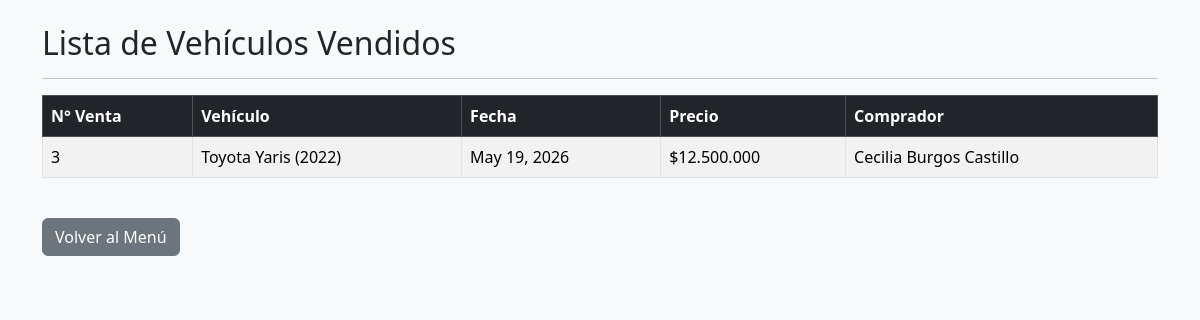
Screenshot of /listar_vehiculos_vendidos/ (signed in) with the database file from the repository.
### appgestion/models.py (models this page shows, shortened)
class VehiculoVendido(models.Model):
    id_venta = models.AutoField(primary_key=True)
    vehiculo = models.ForeignKey(Vehiculo, on_delete=models.CASCADE)
    fecha_venta = models.DateField()
    precio_venta = models.DecimalField(max_digits=10, decimal_places=2)
    comprador = models.CharField(max_length=150)
    def precio_formateado(self):
        try:
            val = str(self.precio_venta).split('.')[0].replace('.', '')
            return f"{int(val):,}".replace(",", ".")
        except:
            return self.precio_venta

class Vehiculo(models.Model):
    id_vehiculo = models.AutoField(primary_key=True)
    marca = models.CharField(max_length=50)
    modelo = models.CharField(max_length=50)
    anio = models.IntegerField()
    cliente = models.ForeignKey(Cliente, on_delete=models.CASCADE)

### appgestion/views.py (the view)
# urls.py: path('listar_vehiculos_vendidos/', listar_vehiculos_vendidos, name='listar_vehiculos_vendidos'),
def listar_vehiculos_vendidos(request):
    if "usuario_nombre" not in request.session:
        return redirect("login")
    ventas = VehiculoVendido.objects.select_related("vehiculo", "vehiculo__cliente").all()
    return render(request, "appgestion/listar_vehiculos_vendidos.html", {"ventas": ventas})

### appgestion/templates/appgestion/listar_vehiculos_vendidos.html (shortened to what this page needs)
<!DOCTYPE html>
<html lang="es">
<head>
    <link href="https://cdn.jsdelivr.net/npm/bootstrap@5.3.3/dist/css/bootstrap.min.css" rel="stylesheet">
</head>
<body class="bg-light p-4">
    <div class="container">
        <h2>Lista de Vehículos Vendidos</h2>
        <hr>
        <table class="table table-bordered table-striped bg-white">
            <thead class="table-dark">
                <tr>
                    <th>N° Venta</th>
                    <th>Vehículo</th>
                    <th>Fecha</th>
                    <th>Precio</th>
                    <th>Comprador</th>
                </tr>
            </thead>
            <tbody>
                {% for v in ventas %}
                <tr>
                    <td>{{ v.id_venta }}</td>
                    <td>{{ v.vehiculo.marca }} {{ v.vehiculo.modelo }} ({{ v.vehiculo.anio }})</td>
                    <td>{{ v.fecha_venta }}</td>
                    <td>${{ v.precio_formateado }}</td>
                    <td>{{ v.comprador }}</td>
                </tr>
                {% empty %}
                <tr>
                    <td colspan="5" class="text-center">No existen ventas registradas.</td>
                </tr>
                {% endfor %}
            </tbody>
        </table>
        <br>
        <a href="{% url 'menu_principal' %}" class="btn btn-secondary">Volver al Menú</a>
    </div>
</body>
</html>

### rows the page displays
VehiculoVendido: id_venta "3", vehiculo.marca "Toyota", vehiculo.modelo "Yaris", vehiculo.anio "2022", fecha_venta "May 19, 2026", precio_formateado "12.500.000", comprador "Cecilia Burgos Castillo"
